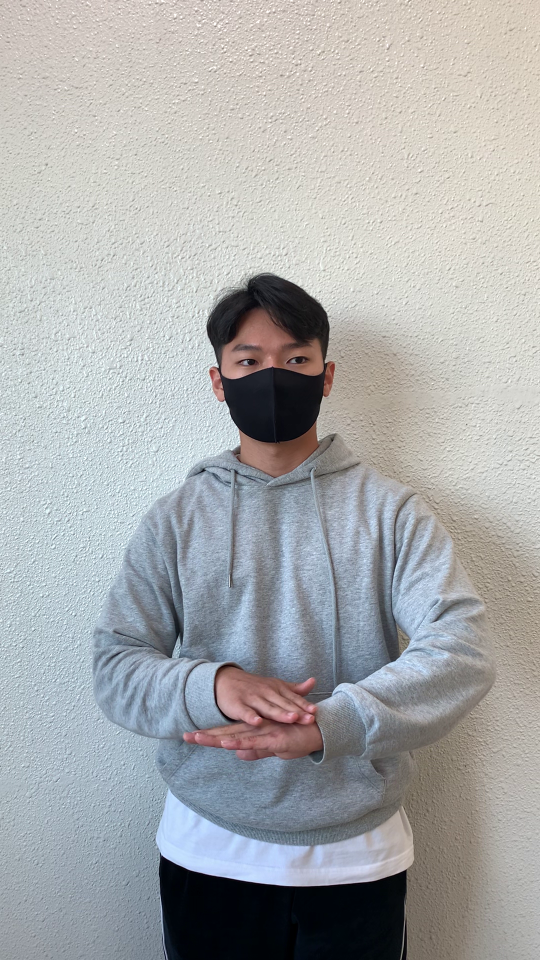
#> input picture Study/bongjin/KNUAUTOML-master/tkinterGUI/hellojaewan.png, 1080 x 1920 px (shown at 1/2 size)
$ python tkinterGUI.py
#> lines starting #> are read from the running program, lines starting #| are printed output that depends on the picture
import cv2
import tkinter
from PIL import Image
from PIL import ImageTk

automllabel = "hello" #automl에서 뽑아낸 레이블
def convert_to_tkimage():
    global src
    nimg = cv2.cvtColor(src, cv2.COLOR_BGR2RGB)
    font = cv2.FONT_HERSHEY_DUPLEX  # 텍스트의 폰트를 지정.
    cv2.putText(nimg, automllabel, (240, 80), font, 2, (0, 255, 0), 2,cv2.LINE_AA) #파라미터 : img,레이블 입력, 레이블시작좌표, 폰트, 크기확대비율, 색깔 ,굵기,선유형
    img = Image.fromarray(nimg)
    imgtk = ImageTk.PhotoImage(image=img)
    label.config(image=imgtk)
    label.image = imgtk
window=tkinter.Tk()
window.title("Sign Translate") #Sign Translate(수화)
window.geometry("640x480+100+100")#너비x높이+x좌표+y좌표

src = cv2.imread("hellojaewan.png") # 레이블인식할 사진
#> src is the input picture: shape (1920, 1080, 3); mean B, G, R 172, 171.2, 169.4
src = cv2.resize(src, (640, 400))
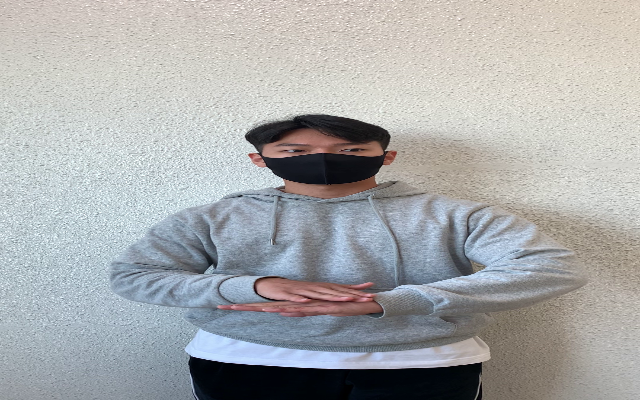
#> src: shape (400, 640, 3); mean B, G, R 171.9, 171.1, 169.3

img = cv2.cvtColor(src, cv2.COLOR_BGR2RGB)

img = Image.fromarray(img)
imgtk = ImageTk.PhotoImage(image=img)

label = tkinter.Label(window, image=imgtk)
label.pack(side="top")

button = tkinter.Button(window, text="Translate", command=convert_to_tkimage)
button.pack(side="bottom", expand=True, fill='both')

window.mainloop()
